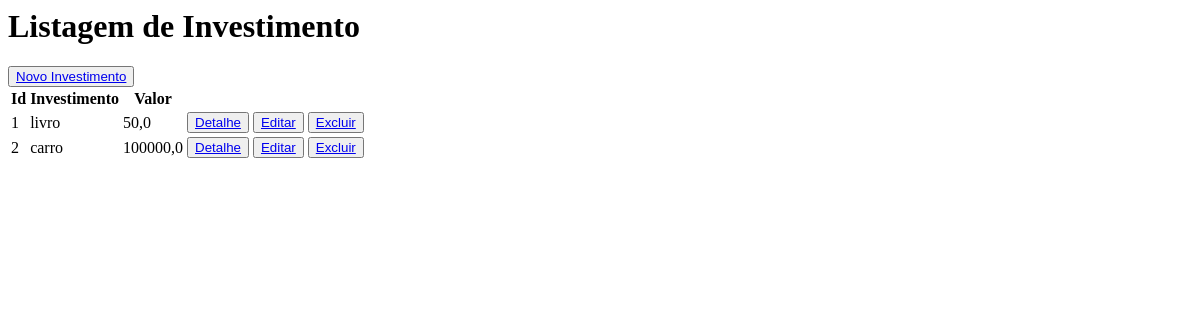
The app's page /, older data.
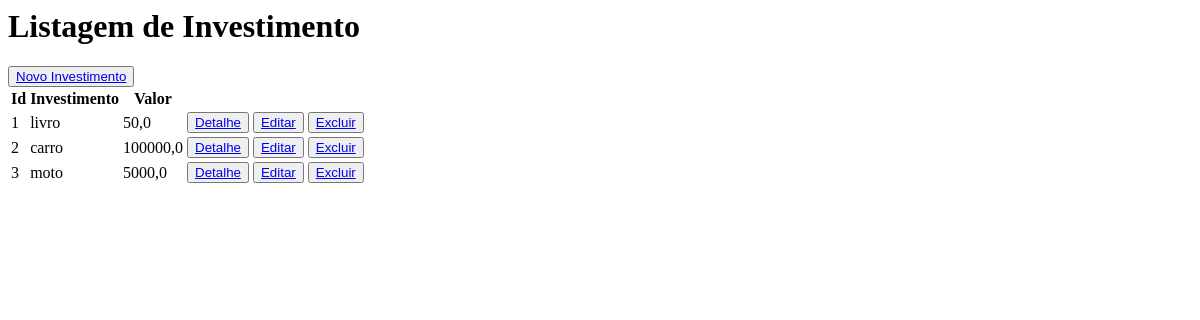
The same page, newer data.
### invista_me/models.py (models this page shows)
class Investimento(models.Model):
  investimento = models.TextField(max_length=255)
  valor = models.FloatField()
  pago = models.BooleanField(default=False)
  data = models.DateField(default=datetime.now)

### invista_me/views.py (the view)
# urls.py: path('', views.investimentos, name='investimentos'),
def investimentos(request):
  dados = {
    'dados': Investimento.objects.all()
  }
  return render(request, 'investimentos/investimentos.html', context=dados)

### invista_me/templates/investimentos/investimentos.html
<h1>Listagem de Investimento</h1>
<button><a href="{% url 'novo_investimento' %}">Novo Investimento</a></button>
<table>
  <tr>
    <th>Id</th>
    <th>Investimento</th>
    <th>Valor</th>
  </tr>
  {% for dado in dados %}
  <tr>
    <td>{{dado.id}}</td>
    <td>{{dado.investimento}}</td>
    <td>{{dado.valor}}</td>
    <td>
      <button><a href="{% url 'detalhe' dado.id %}">Detalhe</a></button>
      <button><a href="{% url 'editar' dado.id %}">Editar</a></button>
      <button><a href="{% url 'excluir' dado.id %}">Excluir</a></button>
    </td>
  </tr>
  {% endfor %}
</table>

Row changes from the older to the newer data that the page shows:
added Investimento: id "3", investimento "moto", valor "5000,0"
